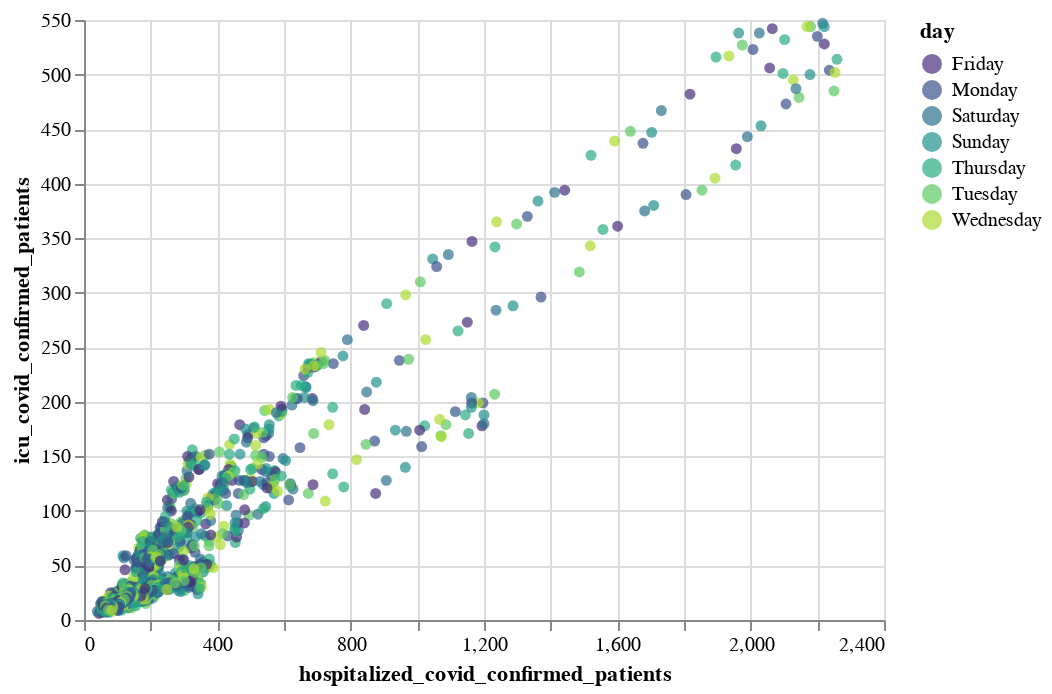

Notebook code cell kept with this figure:
### Markdown cell above
* Now we try other color by using different method!

### Code cell
c1 = alt.Chart(df2).mark_circle().encode(
    x = "hospitalized_covid_confirmed_patients",
    y = "icu_covid_confirmed_patients",
    color = alt.Color("day",scale=alt.Scale(scheme='viridis')),
    tooltip = ["hospitalized_covid_confirmed_patients","icu_covid_confirmed_patients","day"]
)

c1

### Figure 1 — Vega-Lite specification as saved in the notebook (floating-point values rounded to 4 significant figures; data arrays with more than 128 entries replaced by an {"elided": "..."} marker saying what was removed)
{"config": {"view": {"continuousWidth": 400, "continuousHeight": 300}}, "data": {"name": "data-8b549790e1a2810cc7b77df33b69a7d5"}, "mark": "circle", "encoding": {"color": {"field": "day", "scale": {"scheme": "viridis"}, "type": "nominal"}, "tooltip": [{"field": "hospitalized_covid_confirmed_patients", "type": "quantitative"}, {"field": "icu_covid_confirmed_patients", "type": "quantitative"}, {"field": "day", "type": "nominal"}], "x": {"field": "hospitalized_covid_confirmed_patients", "type": "quantitative"}, "y": {"field": "icu_covid_confirmed_patients", "type": "quantitative"}}, "$schema": "https://vega.github.io/schema/vega-lite/v4.17.0.json", "datasets": {"data-8b549790e1a2810cc7b77df33b69a7d5": {"elided": "1115 records"}}}
